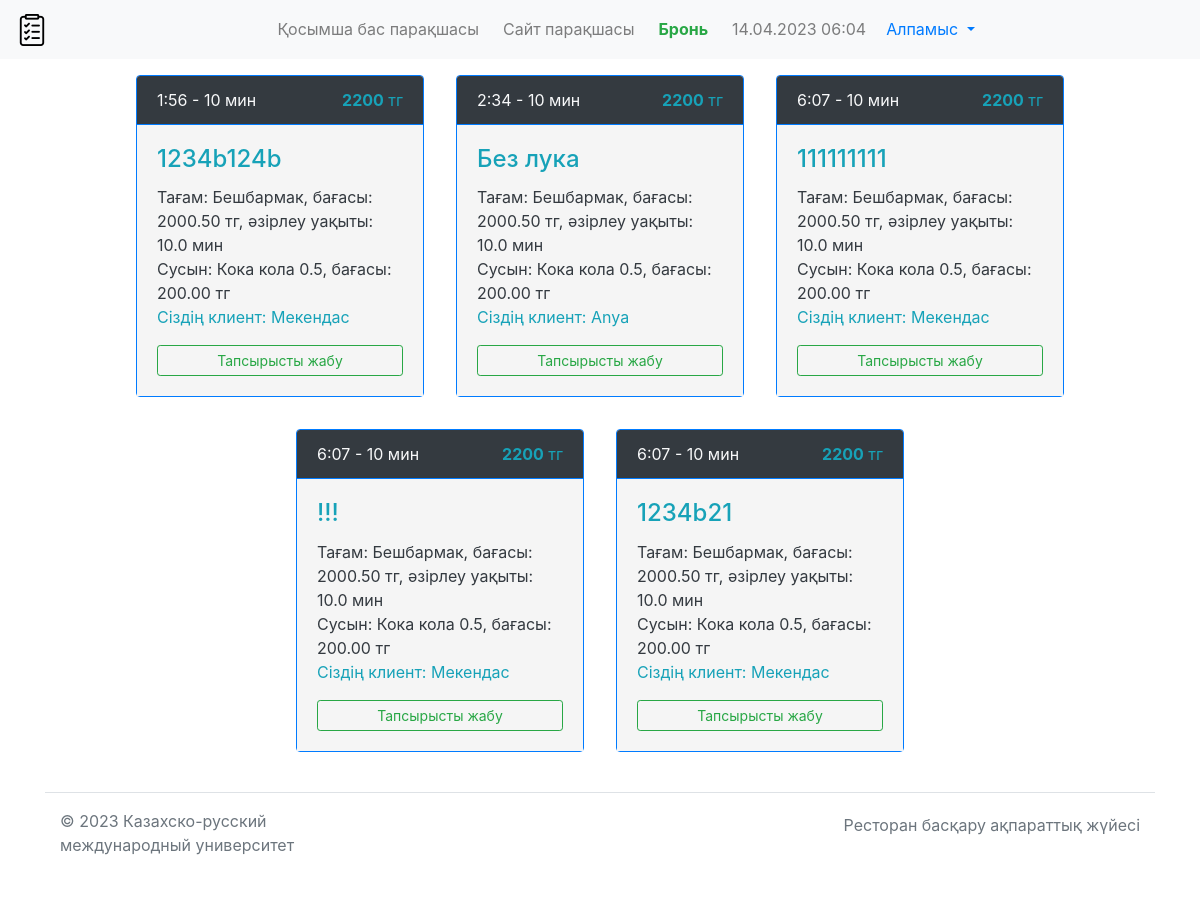
The page /order (signed in) on the database its author committed.
### restaurant_app/models.py (models this page shows, shortened)
class Order(models.Model):
    client = ForeignKey(Client, on_delete=models.CASCADE, related_name='client')
    food = ForeignKey("Food", on_delete=models.CASCADE, related_name="food_order")
    drink = ForeignKey("Drink", on_delete=models.CASCADE, related_name="drink_order")
    description = models.TextField(blank=True, max_length=4096)
    order_time = models.DateTimeField(auto_now_add=True)
    waiter = ForeignKey(Client, on_delete=models.SET_NULL, null=True, related_name='waiter')
    cook = ForeignKey(Client, on_delete=models.SET_NULL, null=True, related_name='cook', blank=True)

class Food(models.Model):
    title = models.CharField(max_length=128)
    price = models.DecimalField(max_digits=9, decimal_places=2)
    description = models.TextField(max_length=4096, blank=True)
    cook_time = models.IntegerField()
    def __str__(self):
        return f"{self.title}, бағасы: {str(self.price)} тг, әзірлеу уақыты: {str(self.cook_time / 60)} мин"

class Drink(models.Model):
    title = models.CharField(max_length=248)
    price = models.DecimalField(max_digits=9, decimal_places=2)
    description = models.TextField(max_length=4096, blank=True)
    def __str__(self):
        return f"{self.title}, бағасы: {str(self.price)} тг"

### restaurant_app/views.py (the view, shortened to what this page needs)
# urls.py: path('', index, name='landing'),
def index(request):
    try:
        role = Client.objects.get(pk=request.user.pk).role
    except Client.DoesNotExist:
        role = None
    if role is None:
        orders = Order.objects.all()
        context = {"title": "Сіздің тапсырмаларыңыз", "orders": orders, "role": role, }
        return render(request, 'restaurant_app/index.html', context=context)
    if request.user.is_authenticated:
        if role.pk == 3:
            orders = Order.objects.filter(client=request.user.pk)
        elif role.pk == 2:
            orders = Order.objects.filter(cook=request.user.pk)
        else:
            orders = Order.objects.filter(waiter=request.user.pk)
        context = {"title": "Сіздің тапсырмаларыңыз", "orders": orders}
        return render(request, 'restaurant_app/index.html', context=context)

### restaurant_app/context-processors.py (called while the page is built)
def get_role(request):
    try:
        role = Client.objects.get(pk=request.user.pk).role
    except Client.DoesNotExist:
        role = None
    return {'role': role}

### restaurant_app/models.py (called while the page is built)
    def __str__(self):
        return self.username

### templates/restaurant_app/index.html (shortened to what this page needs)
{% extends 'restaurant_app/base.html' %}
{% load static %}
{% block style %}
    <link href="{% static 'restaurant_app/index/index.css' %}" rel="stylesheet"> {% endblock %}
{% block content %}
    {% if user.is_authenticated %}
        <div class="container d-flex flex-wrap m-auto justify-content-center">
            {% for order in orders %}
                <div class="card border-primary m-3" style="max-width: 18rem;">
                    <div class="card-header bg-dark border-primary d-flex justify-content-between">
                        <span class="text-light">
                            {{ order.order_time | time }} - {% widthratio order.food.cook_time 60 1 %} мин
                        </span>
                        <span class="text-info"><strong>{{ order.food.price | add:order.drink.price }}</strong> тг</span>
                    </div>
                    <div class="card-body" style="background-color: #f5f5f5">
                        <h4 class="card-title text-info">{{ order.description }}</h4>
                        <p>
                            <span class="text-dark">Тағам: {{ order.food }}</span>
                            <br>
                            <span class="text-dark">Cусын: {{ order.drink }}</span>
                            <br>
                            {% if role.pk == 1 %}
                                <span class="text-info">Сіздің клиент: {{ order.client }}</span>
                            {% else %}
                                <span class="text-info">Қызметтегі даяшы: {{ order.waiter }}</span>
                            {% endif %}
                        </p>
                        <form action="{% url 'delete-order' order.id %} ">
                            <button class="btn btn-outline-success btn-sm container-fluid" type="submit">
                                Тапсырысты жабу
                            </button>
                        </form>
                    </div>
                </div>
            {% endfor %}
        </div>
    {% endif %}
{% endblock %}

### templates/restaurant_app/base.html (shortened to what this page needs)
<!doctype html>
<html lang="ru">
<head>
    {% load static %}
    <link href="{% static "restaurant_app/base/css/bootstrap.min.css" %}" rel="stylesheet">
    {% block style %}
    {% endblock %}
    <link href="{% static 'restaurant_app/base/base.css' %}" rel="stylesheet">
</head>
<body>
{% include 'restaurant_app/inc/_nav.html' %}
<div class="wrapper d-flex justify-content-center flex-column">
    {% block content %}
    {% endblock %}
    {% include "restaurant_app/inc/_footer.html" %}
</div>
</body>
</html>

### templates/restaurant_app/inc/_nav.html (shortened to what this page needs)
<nav class="navbar navbar-expand-lg navbar-light bg-light flex align-items-center">
    {% load static %}
    <a class="navbar-brand" href="{% url 'index' %}">
        <img src="{% static 'restaurant_app/icons/favicon-32x32.png' %}" width="32" height="32" alt="icon">
    </a>
    <div class="collapse navbar-collapse  justify-content-center" id="navbarNav">
        <ul class="navbar-nav d-flex justify-content-between">
            <li class="nav-item mx-1">
                <a class="nav-link" href="{% url 'index' %}">Қосымша бас парақшасы</a>
            </li>
            <li class="nav-item mx-1">
                <a class="nav-link" href="{% url 'landing' %}">Сайт парақшасы</a>
            </li>
            {% if role.id == 1 or role.id == 3%}
                <li class="nav-item mx-1">
                    <a class="nav-link text-success font-weight-bold" href="{% url 'get-bookings' %}">Бронь</a>
                </li>
            {% endif %}
            <li class="nav-item mx-1">
                <a class="nav-link" target="_blank"
                   href="https://www.timeanddate.com/worldclock/kazakstan/aqtobe">
                    {% now "SHORT_DATETIME_FORMAT" %}
                </a>
            </li>
            {% if user.is_authenticated %}
                <li class="nav-item dropdown">
                    <a class="nav-link dropdown-toggle text-primary" href="#" id="navbarDropdown" role="button"
                       data-toggle="dropdown" aria-haspopup="true" aria-expanded="false">
                        {{ user.username }}
                    </a>
                </li>
            {% else %}
                <li class="nav-item mx-1">
                    <a class="nav-link" href="{% url 'registration' %}">Тіркелу</a>
                </li>
            {% endif %}
        </ul>
    </div>
</nav>

### templates/restaurant_app/inc/_footer.html
<div class="container">
    <footer class="d-flex flex-wrap justify-content-between align-items-center py-3 my-4 border-top">
        <p class="col-md-4 mb-0 text-muted">© 2023 Казахско-русский международный университет</p>
        <a href="/"
           class="col-md-4 d-flex align-items-center justify-content-center mb-3 mb-md-0 me-md-auto link-dark text-decoration-none">
        </a>
        <ul class="nav col-md-4 justify-content-end">
            <li>
                <p class="text-muted">Ресторан басқару ақпараттық жүйесі</p>
            </li>
        </ul>
    </footer>
</div>

### restaurant_app/static/restaurant_app/base/base.css (style rules this page uses)
.wrapper { margin: auto; width: 100%; max-width: 1280px; }

### rows shown on the page
Order: order_time "1:56", food.cook_time "10", food.price|add "2200", description "1234b124b", food "Бешбармак, бағасы: 2000.50 тг, әзірлеу уақыты: 10.0 мин", drink "Кока кола 0.5, бағасы: 200.00 тг", client "Мекендас"
Order: order_time "2:34", food.cook_time "10", food.price|add "2200", description "Без лука", food "Бешбармак, бағасы: 2000.50 тг, әзірлеу уақыты: 10.0 мин", drink "Кока кола 0.5, бағасы: 200.00 тг", client "Anya"
Order: order_time "6:07", food.cook_time "10", food.price|add "2200", description "111111111", food "Бешбармак, бағасы: 2000.50 тг, әзірлеу уақыты: 10.0 мин", drink "Кока кола 0.5, бағасы: 200.00 тг", client "Мекендас"
Order: order_time "6:07", food.cook_time "10", food.price|add "2200", description "!!!", food "Бешбармак, бағасы: 2000.50 тг, әзірлеу уақыты: 10.0 мин", drink "Кока кола 0.5, бағасы: 200.00 тг", client "Мекендас"
Order: order_time "6:07", food.cook_time "10", food.price|add "2200", description "1234b21", food "Бешбармак, бағасы: 2000.50 тг, әзірлеу уақыты: 10.0 мин", drink "Кока кола 0.5, бағасы: 200.00 тг", client "Мекендас"

### other values the page prints
{{ user.username }} "Алпамыс"
